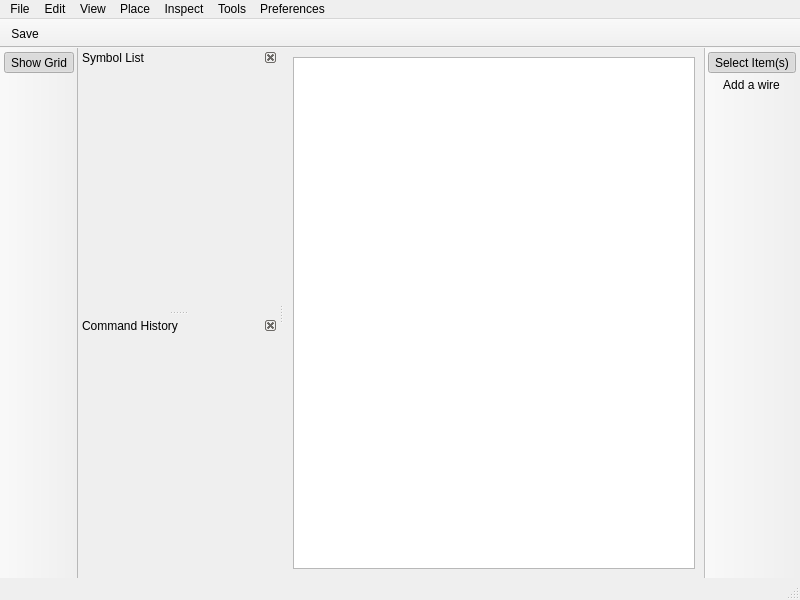
<?xml version="1.0" encoding="UTF-8"?>
<ui version="4.0">
 <class>SchematicWindow</class>
 <widget class="QMainWindow" name="SchematicWindow">
  <property name="geometry">
   <rect>
    <x>0</x>
    <y>0</y>
    <width>800</width>
    <height>600</height>
   </rect>
  </property>
  <property name="windowTitle">
   <string>Schematic Editor</string>
  </property>
  <widget class="QWidget" name="centralwidget">
   <layout class="QGridLayout" name="gridLayout_2">
    <item row="0" column="1">
     <widget class="QSchematic::View" name="schematicView"/>
    </item>
   </layout>
  </widget>
  <widget class="QMenuBar" name="menubar">
   <property name="geometry">
    <rect>
     <x>0</x>
     <y>0</y>
     <width>800</width>
     <height>23</height>
    </rect>
   </property>
   <widget class="QMenu" name="menuFile">
    <property name="title">
     <string>File</string>
    </property>
    <addaction name="actionSave"/>
    <addaction name="separator"/>
    <addaction name="actionQuit"/>
   </widget>
   <widget class="QMenu" name="menuEdit">
    <property name="title">
     <string>Edit</string>
    </property>
   </widget>
   <widget class="QMenu" name="menuView">
    <property name="title">
     <string>View</string>
    </property>
    <addaction name="actionShowGrid"/>
   </widget>
   <widget class="QMenu" name="menuPlace">
    <property name="title">
     <string>Place</string>
    </property>
   </widget>
   <widget class="QMenu" name="menuInspect">
    <property name="title">
     <string>Inspect</string>
    </property>
   </widget>
   <widget class="QMenu" name="menuTools">
    <property name="title">
     <string>Tools</string>
    </property>
   </widget>
   <widget class="QMenu" name="menuPreferences">
    <property name="title">
     <string>Preferences</string>
    </property>
   </widget>
   <addaction name="menuFile"/>
   <addaction name="menuEdit"/>
   <addaction name="menuView"/>
   <addaction name="menuPlace"/>
   <addaction name="menuInspect"/>
   <addaction name="menuTools"/>
   <addaction name="menuPreferences"/>
  </widget>
  <widget class="QStatusBar" name="statusbar"/>
  <widget class="QDockWidget" name="dockWidgetSymbolList">
   <property name="minimumSize">
    <size>
     <width>200</width>
     <height>36</height>
    </size>
   </property>
   <property name="features">
    <set>QDockWidget::DockWidgetClosable|QDockWidget::DockWidgetMovable</set>
   </property>
   <property name="allowedAreas">
    <set>Qt::LeftDockWidgetArea|Qt::RightDockWidgetArea</set>
   </property>
   <property name="windowTitle">
    <string extracomment="List of symbols for the current project">Symbol List</string>
   </property>
   <attribute name="dockWidgetArea">
    <number>1</number>
   </attribute>
   <widget class="QWidget" name="dockWidgetContentsSymbolList"/>
  </widget>
  <widget class="QToolBar" name="toolBarTop">
   <property name="windowTitle">
    <string>toolBar</string>
   </property>
   <property name="movable">
    <bool>false</bool>
   </property>
   <property name="floatable">
    <bool>false</bool>
   </property>
   <attribute name="toolBarArea">
    <enum>TopToolBarArea</enum>
   </attribute>
   <attribute name="toolBarBreak">
    <bool>false</bool>
   </attribute>
   <addaction name="actionSave"/>
  </widget>
  <widget class="QToolBar" name="toolBarLeft">
   <property name="windowTitle">
    <string>toolBar_2</string>
   </property>
   <property name="movable">
    <bool>false</bool>
   </property>
   <property name="floatable">
    <bool>false</bool>
   </property>
   <attribute name="toolBarArea">
    <enum>LeftToolBarArea</enum>
   </attribute>
   <attribute name="toolBarBreak">
    <bool>false</bool>
   </attribute>
   <addaction name="actionShowGrid"/>
  </widget>
  <widget class="QToolBar" name="toolBarRight">
   <property name="windowTitle">
    <string>toolBar</string>
   </property>
   <property name="movable">
    <bool>false</bool>
   </property>
   <property name="floatable">
    <bool>false</bool>
   </property>
   <attribute name="toolBarArea">
    <enum>RightToolBarArea</enum>
   </attribute>
   <attribute name="toolBarBreak">
    <bool>false</bool>
   </attribute>
   <addaction name="actionSelectItem"/>
   <addaction name="actionAddWire"/>
  </widget>
  <widget class="QDockWidget" name="dockWidgetCommandHistory">
   <property name="minimumSize">
    <size>
     <width>200</width>
     <height>36</height>
    </size>
   </property>
   <property name="features">
    <set>QDockWidget::DockWidgetClosable|QDockWidget::DockWidgetMovable</set>
   </property>
   <property name="allowedAreas">
    <set>Qt::LeftDockWidgetArea|Qt::RightDockWidgetArea</set>
   </property>
   <property name="windowTitle">
    <string extracomment="Command history list for the current schematic">Command History</string>
   </property>
   <attribute name="dockWidgetArea">
    <number>1</number>
   </attribute>
   <widget class="QWidget" name="dockWidgetContentsCommandHistory"/>
  </widget>
  <action name="actionQuit">
   <property name="icon">
    <iconset theme="window-close">
     <normaloff>.</normaloff>.</iconset>
   </property>
   <property name="text">
    <string>&amp;Quit</string>
   </property>
   <property name="toolTip">
    <string>Quit (CTRL+Q)</string>
   </property>
   <property name="statusTip">
    <string>Quit schematic editor (CTRL+Q)</string>
   </property>
   <property name="shortcut">
    <string>Ctrl+Q</string>
   </property>
  </action>
  <action name="actionShowGrid">
   <property name="checkable">
    <bool>true</bool>
   </property>
   <property name="checked">
    <bool>true</bool>
   </property>
   <property name="icon">
    <iconset theme="view-grid-on">
     <normaloff>.</normaloff>.</iconset>
   </property>
   <property name="text">
    <string>Show Grid</string>
   </property>
   <property name="statusTip">
    <string>Display background grid in the edit window</string>
   </property>
  </action>
  <action name="actionSelectItem">
   <property name="checkable">
    <bool>true</bool>
   </property>
   <property name="checked">
    <bool>true</bool>
   </property>
   <property name="icon">
    <iconset theme="view-select-item">
     <normaloff>.</normaloff>.</iconset>
   </property>
   <property name="text">
    <string>Select Item(s)</string>
   </property>
   <property name="iconText">
    <string>Select Item(s)</string>
   </property>
   <property name="toolTip">
    <string>Select Item(s)  (ESC)</string>
   </property>
   <property name="statusTip">
    <string>Select item(s) on the schematic (ESC)</string>
   </property>
   <property name="shortcut">
    <string>Esc</string>
   </property>
   <property name="menuRole">
    <enum>QAction::TextHeuristicRole</enum>
   </property>
  </action>
  <action name="actionAddWire">
   <property name="checkable">
    <bool>true</bool>
   </property>
   <property name="checked">
    <bool>false</bool>
   </property>
   <property name="icon">
    <iconset theme="view-add-wire">
     <normaloff>.</normaloff>.</iconset>
   </property>
   <property name="text">
    <string>Add a wire</string>
   </property>
   <property name="toolTip">
    <string>Add a wire (W)</string>
   </property>
   <property name="statusTip">
    <string>Add a wire on the schematic (W)</string>
   </property>
   <property name="shortcut">
    <string>W</string>
   </property>
   <property name="menuRole">
    <enum>QAction::TextHeuristicRole</enum>
   </property>
  </action>
  <action name="actionSave">
   <property name="icon">
    <iconset theme="document-save">
     <normaloff>.</normaloff>.</iconset>
   </property>
   <property name="text">
    <string>&amp;Save</string>
   </property>
   <property name="toolTip">
    <string>Save (CTRL+S)</string>
   </property>
   <property name="statusTip">
    <string>Save Changes (CTRL+S)</string>
   </property>
   <property name="shortcut">
    <string>Ctrl+S</string>
   </property>
  </action>
 </widget>
 <customwidgets>
  <customwidget>
   <class>QSchematic::View</class>
   <extends>QGraphicsView</extends>
   <header>qschematic/view.h</header>
  </customwidget>
 </customwidgets>
 <resources/>
 <connections/>
</ui>
